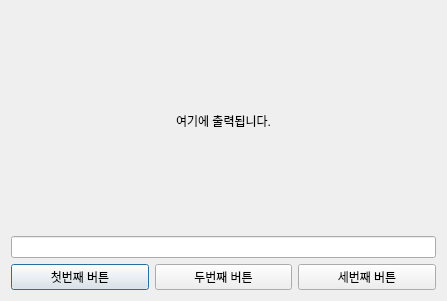
<?xml version="1.0" encoding="UTF-8"?>
<ui version="4.0">
 <class>Dialog</class>
 <widget class="QDialog" name="Dialog">
  <property name="geometry">
   <rect>
    <x>0</x>
    <y>0</y>
    <width>447</width>
    <height>301</height>
   </rect>
  </property>
  <property name="windowTitle">
   <string>Dialog</string>
  </property>
  <layout class="QVBoxLayout" name="verticalLayout">
   <item>
    <widget class="QLabel" name="label">
     <property name="enabled">
      <bool>true</bool>
     </property>
     <property name="minimumSize">
      <size>
       <width>0</width>
       <height>200</height>
      </size>
     </property>
     <property name="text">
      <string>여기에 출력됩니다.</string>
     </property>
     <property name="alignment">
      <set>Qt::AlignCenter</set>
     </property>
    </widget>
   </item>
   <item>
    <widget class="QLineEdit" name="lineEdit"/>
   </item>
   <item>
    <layout class="QHBoxLayout" name="horizontalLayout">
     <item>
      <widget class="QPushButton" name="pushButton">
       <property name="text">
        <string>첫번째 버튼</string>
       </property>
      </widget>
     </item>
     <item>
      <widget class="QPushButton" name="pushButton_2">
       <property name="text">
        <string>두번째 버튼</string>
       </property>
      </widget>
     </item>
     <item>
      <widget class="QPushButton" name="pushButton_3">
       <property name="text">
        <string>세번째 버튼</string>
       </property>
      </widget>
     </item>
    </layout>
   </item>
  </layout>
 </widget>
 <resources/>
 <connections>
  <connection>
   <sender>pushButton</sender>
   <signal>clicked()</signal>
   <receiver>Dialog</receiver>
   <slot>slot_1st()</slot>
   <hints>
    <hint type="sourcelabel">
     <x>80</x>
     <y>265</y>
    </hint>
    <hint type="destinationlabel">
     <x>83</x>
     <y>310</y>
    </hint>
   </hints>
  </connection>
  <connection>
   <sender>pushButton_2</sender>
   <signal>clicked()</signal>
   <receiver>Dialog</receiver>
   <slot>slot_2nd()</slot>
   <hints>
    <hint type="sourcelabel">
     <x>256</x>
     <y>272</y>
    </hint>
    <hint type="destinationlabel">
     <x>256</x>
     <y>307</y>
    </hint>
   </hints>
  </connection>
  <connection>
   <sender>pushButton_3</sender>
   <signal>clicked()</signal>
   <receiver>Dialog</receiver>
   <slot>slot_3rd()</slot>
   <hints>
    <hint type="sourcelabel">
     <x>374</x>
     <y>267</y>
    </hint>
    <hint type="destinationlabel">
     <x>374</x>
     <y>303</y>
    </hint>
   </hints>
  </connection>
  <connection>
   <sender>lineEdit</sender>
   <signal>textChanged(QString)</signal>
   <receiver>label</receiver>
   <slot>setText(QString)</slot>
   <hints>
    <hint type="sourcelabel">
     <x>176</x>
     <y>223</y>
    </hint>
    <hint type="destinationlabel">
     <x>174</x>
     <y>194</y>
    </hint>
   </hints>
  </connection>
 </connections>
 <slots>
  <slot>slot_1st()</slot>
  <slot>slot_2nd()</slot>
  <slot>slot_3rd()</slot>
 </slots>
</ui>
